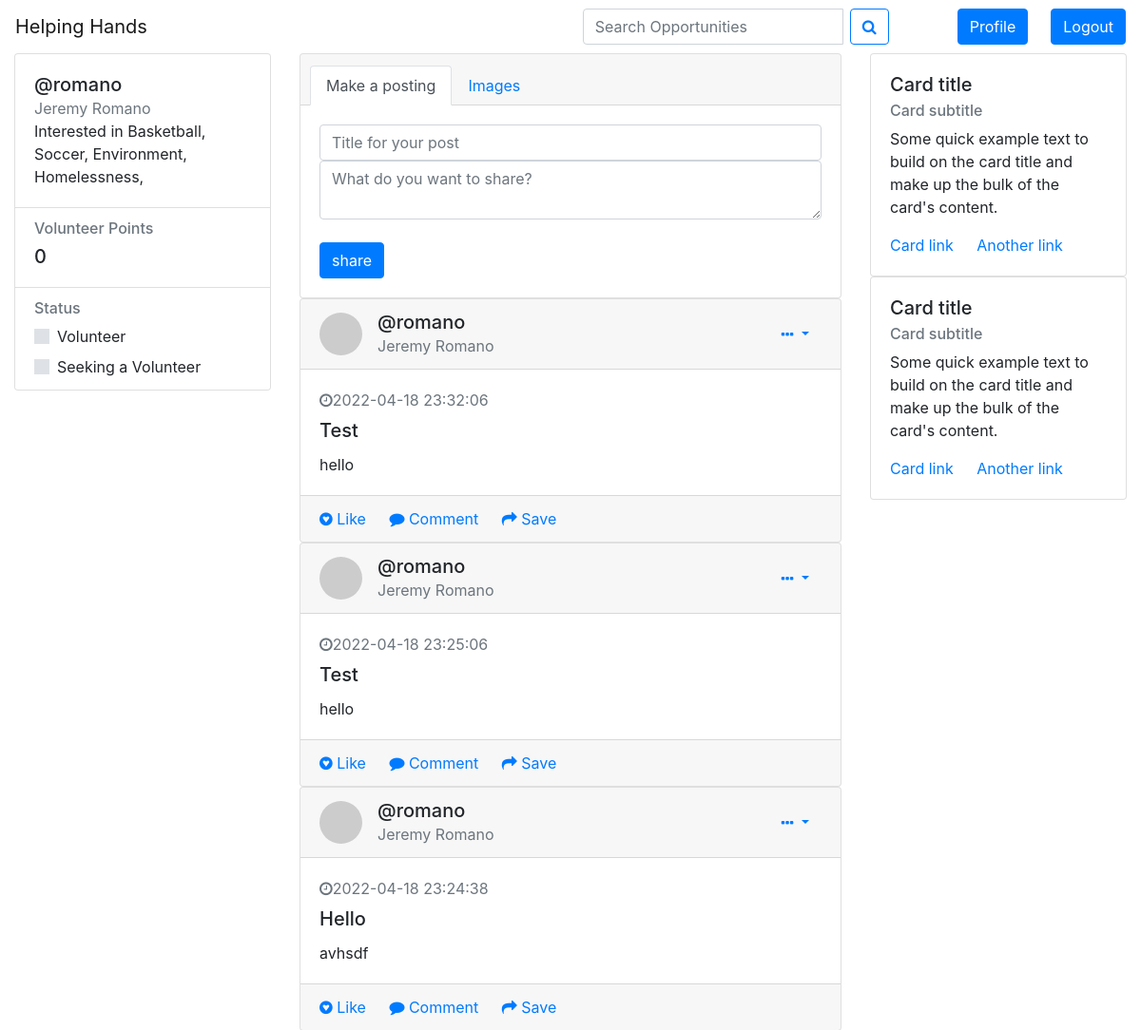
The page /home (signed in, upper part) on the database as committed earlier.
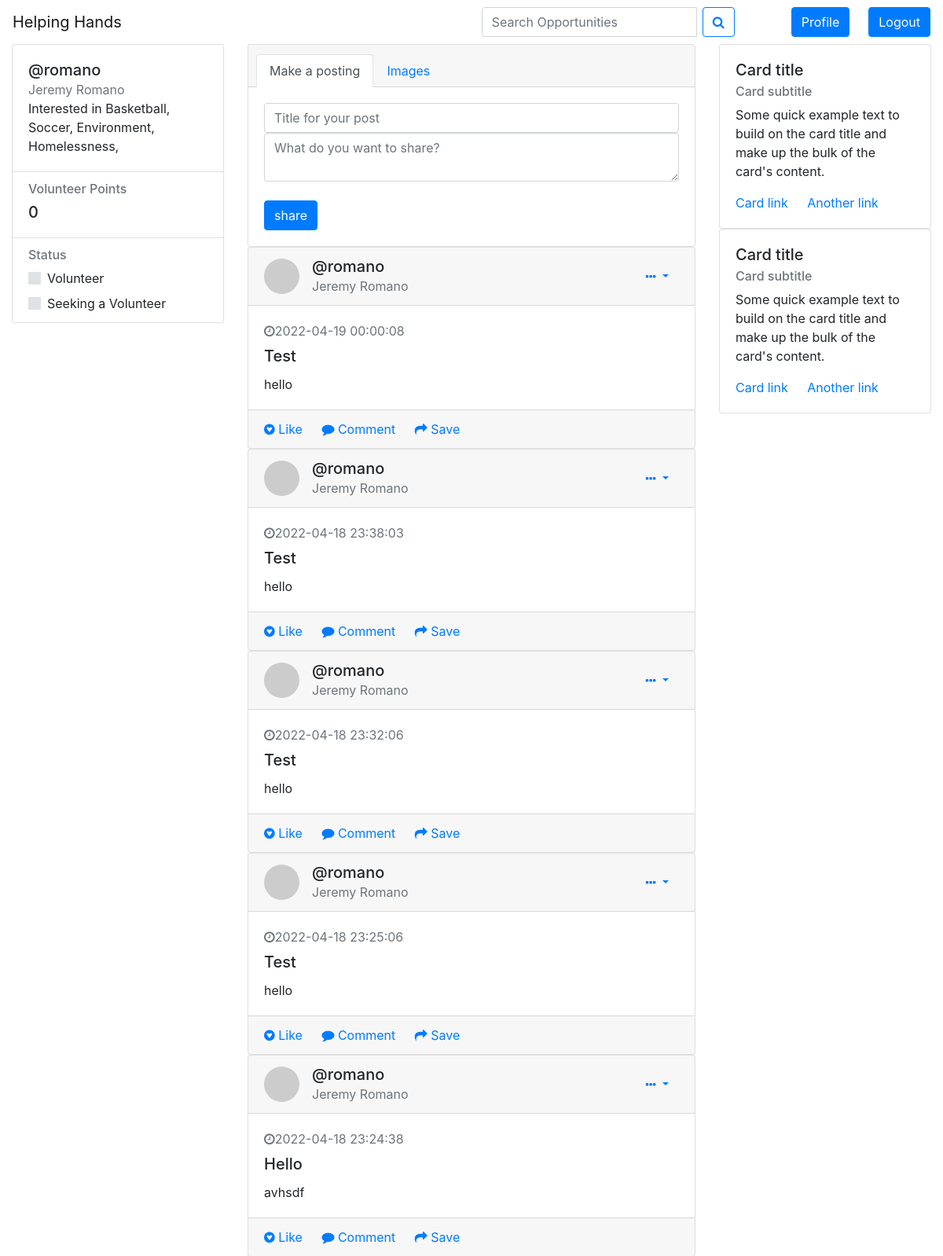
The same page on the database as committed later.
### website/models.py (models this page shows)
class User(db.Model, UserMixin):
    id = db.Column(db.Integer, primary_key=True)
    email = db.Column(db.String(150), unique=True)
    username = db.Column(db.String(150), unique=True)
    password = db.Column(db.String(150))
    first_name = db.Column(db.String(150))
    last_name = db.Column(db.String(150))
    zip_code = db.Column(db.String(150))
    notes = db.relationship('Note')
    interest_1 = db.Column(db.String(150))
    interest_2 = db.Column(db.String(150))
    interest_3 = db.Column(db.String(150))
    interest_4 = db.Column(db.String(150))
    interest_5 = db.Column(db.String(150))
    points = db.Column(db.String(150))
    status = db.Column(db.String(150))

class Note(db.Model):
    id = db.Column(db.Integer, primary_key=True)
    title = db.Column(db.String(100))
    data = db.Column(db.String(10000))
    date = db.Column(db.DateTime(timezone=True), default=func.now())
    user_id = db.Column(db.Integer, db.ForeignKey('user.id'))

### website/views.py (the view, shortened to what this page needs)
@views.route('/home', methods=['GET', 'POST'])
@login_required
def home():
    return render_template("home.html", user=current_user)

### website/__init__.py (called while the page is built)
def create_app():
    app = Flask(__name__)
    app.config['SECRET_KEY'] = 'hjshjhdjah kjshkjdhjs'
    app.config['SQLALCHEMY_DATABASE_URI'] = f'sqlite:///{DB_NAME}'
    db.init_app(app)
    from .views import views
    from .auth import auth
    app.register_blueprint(views, url_prefix='/')
    app.register_blueprint(auth, url_prefix='/')
    from .models import User, Note
    create_database(app)
    login_manager = LoginManager()
    login_manager.login_view = 'auth.login'
    login_manager.init_app(app)
    @login_manager.user_loader
    def load_user(id):
        return User.query.get(int(id))
    return app

### website/templates/home.html (shortened to what this page needs)
<!DOCTYPE html>
<html>
<head>
<link href="//maxcdn.bootstrapcdn.com/bootstrap/4.1.1/css/bootstrap.min.css" rel="stylesheet" id="bootstrap-css">
<link href="https://stackpath.bootstrapcdn.com/font-awesome/4.7.0/css/font-awesome.min.css" rel="stylesheet"
>
</head>
<nav class="navbar navbar-light bg-white">
        <a href="/" class="navbar-brand">Helping Hands</a>
        <form class="form-inline">
            <div class="input-group">
                <input type="text" class="form-control" aria-label="Recipient's username" aria-describedby="button-addon2" placeholder="Search Opportunities">
                <div class="input-group-append">
                    <div class="mr-xl-4 ml-2">
                    <button class="btn btn-outline-primary" type="button" id="button-addon2">
                        <i class="fa fa-search"></i>
                    </button>
                    </div>
                </div>
            </div>
            <div class="ml-xl-5 md-5 mr-4">
                <a class="btn btn-primary" href="/profile">Profile</a>
            </div>
            <a class="btn btn-primary" href="/logout">Logout</a>
        </form>
    </nav>
    <div class="container-fluid gedf-wrapper">
        <div class="row">
            <div class="col-md-3">
                <div class="card">
                    <div class="card-body">
                        <a href=/profile class="h5">@{{ user.username }}</a>
                        <div class="h7 text-muted">{{ user.first_name }} {{ user.last_name }}</div>
                        <div class="h7">Interested in {{ user.interest_1 }}, {{ user.interest_2 }}, {{ user.interest_3 }}, {{ user.interest_4 }}, {{ user.interest_5 }}
                        </div>
                    </div>
                    <ul class="list-group list-group-flush">
                        <li class="list-group-item">
                            <div class="h6 text-muted">Volunteer Points</div>
                            <div class="h5">{{ user.points }}</div>
                        </li>
                        <li class="list-group-item">
                            <div class="h6 text-muted">Status</div>
                            <div class="custom-control custom-switch">
                              <label class="custom-control-label" for="customSwitch1">Volunteer</label>
                            </div>
                            <div class="custom-control custom-switch">
                              <label class="custom-control-label" for="customSwitch2">Seeking a Volunteer</label>
                            </div>
                        </li>
                    </ul>
                </div>
            </div>
            <div class="col-md-6 gedf-main">
                <div class="card gedf-card">
                    <div class="card-header">
                        <ul class="nav nav-tabs card-header-tabs" id="myTab" role="tablist">
                            <li class="nav-item">
                                <a class="nav-link active" id="posts-tab" data-toggle="tab" href="#posts" role="tab" aria-controls="posts" aria-selected="true">Make
                                    a posting</a>
                            </li>
                            <li class="nav-item">
                                <a class="nav-link" id="images-tab" data-toggle="tab" role="tab" aria-controls="images" aria-selected="false" href="#images">Images</a>
                            </li>
                        </ul>
                    </div>
                    <div class="card-body">
                        <div class="tab-content" id="myTabContent">
                            <div class="tab-pane fade show active" id="posts" role="tabpanel" aria-labelledby="posts-tab">
                              <form method="POST">
                                <input name="note_title" id="note_title" class="form-control" placeholder="Title for your post"></input>
                                <textarea name="note" id="note" class="form-control" placeholder="What do you want to share?"></textarea>
                                <br />
                                <div class="btn-group">
                                  <button type="submit" class="btn btn-primary">share</button>
                              </div>
                              </form>
                            </div>
                        </div>
                    </div>
                </div>
                {% for user in user.query.all() %}
                  {% for note in user.notes[::-1] %}
                  <div class="card gedf-card">
                      <div class="card-header">
                          <div class="d-flex justify-content-between align-items-center">
                              <div class="d-flex justify-content-between align-items-center">
                                  <div class="mr-2">
                                      <img class="rounded-circle" width="45" src="https://picsum.photos/50/50" alt="">
                                  </div>
                                  <div class="ml-2">
                                      <a href=/profile/{{ user.username }} class="h5 m-0">@{{ user.username }}</a>
                                      <div class="h7 text-muted">{{ user.first_name }} {{ user.last_name }}</div>
                                  </div>
                              </div>
                              <div>
                                  <div class="dropdown">
                                      <button class="btn btn-link dropdown-toggle" type="button" id="gedf-drop1" data-toggle="dropdown" aria-haspopup="true" aria-expanded="false">
                                          <i class="fa fa-ellipsis-h"></i>
                                      </button>
                                  </div>
                              </div>
                          </div>
                      </div>
                      <div class="card-body">
                          <div class="text-muted h7 mb-2"> <i class="fa fa-clock-o"></i>{{ note.date }}</div>
                          <a class="card-title">
                             <h5 class="card-title">{{note.title}}</h5>
                          </a>
                          <p class="card-text">
                            {{ note.data }}
                          </p>
                      </div>
                      <div class="card-footer">
                          <a href="#" class="card-link"><i class="fa fa-gittip"></i> Like</a>
                          <a href="#" class="card-link"><i class="fa fa-comment"></i> Comment</a>
                          <a href="#" class="card-link"><i class="fa fa-mail-forward"></i> Save</a>
                      </div>
                  </div>
                  {% endfor %}
                  {% endfor %}
            </div>
            <div class="col-md-3">
                <div class="card gedf-card">
                    <div class="card-body">
                        <h5 class="card-title">Card title</h5>
                        <h6 class="card-subtitle mb-2 text-muted">Card subtitle</h6>
                        <p class="card-text">Some quick example text to build on the card title and make up the bulk of the
                            card's content.</p>
                        <a href="#" class="card-link">Card link</a>
                        <a href="#" class="card-link">Another link</a>
                    </div>
                </div>
                <div class="card gedf-card">
                        <div class="card-body">
                            <h5 class="card-title">Card title</h5>
                            <h6 class="card-subtitle mb-2 text-muted">Card subtitle</h6>
                            <p class="card-text">Some quick example text to build on the card title and make up the bulk of the
                                card's content.</p>
                            <a href="#" class="card-link">Card link</a>
                            <a href="#" class="card-link">Another link</a>
                        </div>
                    </div>
            </div>
        </div>
    </div>
</html>

Rows that differ between the two databases and show on the page:
added Note: {{ user.username }} "romano", {{ user.first_name }} "Jeremy", {{ user.last_name }} "Romano", date "2022-04-19 00:00:08", title "Test", data "hello"
added Note: {{ user.username }} "romano", {{ user.first_name }} "Jeremy", {{ user.last_name }} "Romano", date "2022-04-18 23:38:03", title "Test", data "hello"
